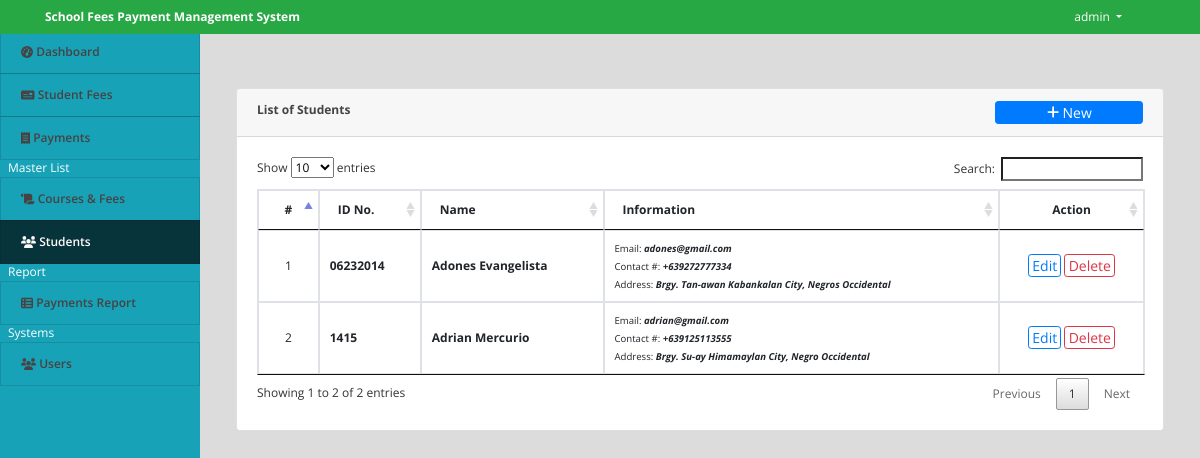
The app's page /index.php?page=students (signed in), older data.
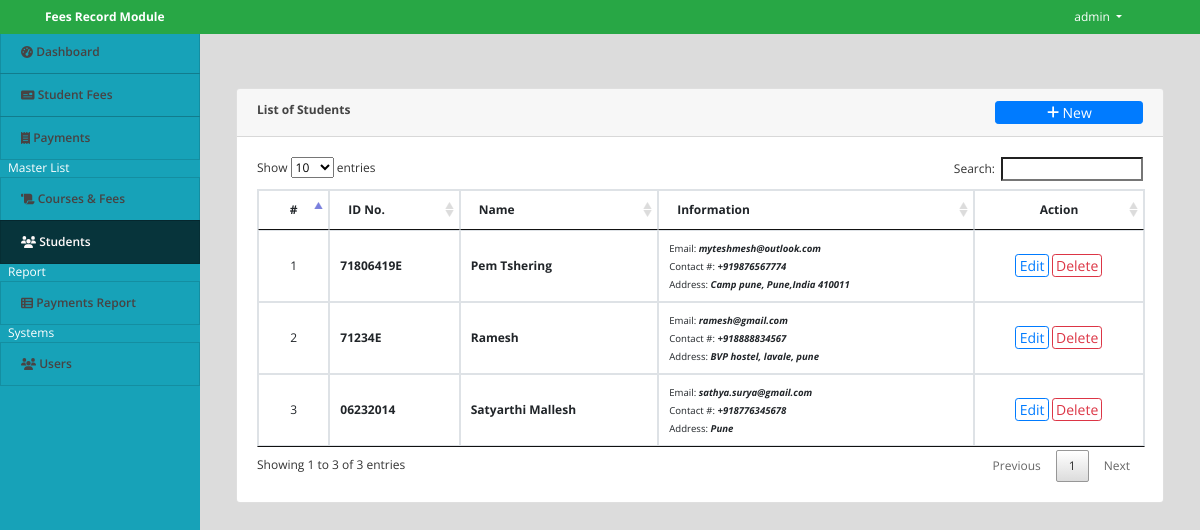
The same page, newer data.
### tables this page shows
CREATE TABLE `student` (
  `id` int(30) NOT NULL,
  `id_no` varchar(100) NOT NULL,
  `name` text NOT NULL,
  `contact` varchar(100) NOT NULL,
  `address` text NOT NULL,
  `email` varchar(200) NOT NULL,
  `date_created` datetime NOT NULL DEFAULT current_timestamp()
);

### students.php (the view, shortened to what this page needs)
<?php include('db_connect.php');?>
<div class="container-fluid">
	<div class="col-lg-12">
		<div class="row">
			<div class="col-md-12">
				<div class="card">
					<div class="card-header">
						<b>List of Students </b>
						<span class="float:right"><a class="btn btn-primary btn-block btn-sm col-sm-2 float-right" href="javascript:void(0)" id="new_student">
					<i class="fa fa-plus"></i> New
				</a></span>
					</div>
					<div class="card-body">
						<table class="table table-condensed table-bordered table-hover">
							<thead>
								<tr>
									<th class="text-center">#</th>
									<th class="">ID No.</th>
									<th class="">Name</th>
									<th class="">Information</th>
									<th class="text-center">Action</th>
								</tr>
							</thead>
							<tbody>
								<?php
								$i = 1;
								$student = $conn->query("SELECT * FROM student order by name asc ");
								while($row=$student->fetch_assoc()):
								?>
								<tr>
									<td class="text-center"><?php echo $i++ ?></td>
									<td>
										<p> <b><?php echo $row['id_no'] ?></b></p>
									</td>
									<td>
										<p> <b><?php echo ucwords($row['name']) ?></b></p>
									</td>
									<td class="">
										 <p><small>Email: <i><b><?php echo $row['email'] ?></i></small></p>
										 <p><small>Contact #: <i><b><?php echo $row['contact'] ?></i></small></p>
										 <p><small>Address: <i><b><?php echo $row['address'] ?></i></small></p>
									</td>
									<td class="text-center">
										<button class="btn btn-sm btn-outline-primary edit_student" type="button" data-id="<?php echo $row['id'] ?>" >Edit</button>
										<button class="btn btn-sm btn-outline-danger delete_student" type="button" data-id="<?php echo $row['id'] ?>">Delete</button>
									</td>
								</tr>
								<?php endwhile; ?>
							</tbody>
						</table>
					</div>
				</div>
			</div>
		</div>
	</div>
</div>

### index.php (shortened to what this page needs)
<!DOCTYPE html>
<html lang="en">
<head>
<?php
 include('./header.php');
 ?>
</head>
<body>
	<?php include 'topbar.php' ?>
	<?php include 'navbar.php' ?>
  <main id="view-panel" >
      <?php $page = isset($_GET['page']) ? $_GET['page'] :'home'; ?>
  	<?php include $page.'.php' ?>
  </main>
</body>
</html>

### header.php (shortened to what this page needs)
  <link rel="stylesheet" href="assets/font-awesome/css/all.min.css">
<link href="assets/vendor/bootstrap/css/bootstrap.min.css" rel="stylesheet">
<link href="assets/vendor/icofont/icofont.min.css" rel="stylesheet">
<link href="assets/vendor/boxicons/css/boxicons.min.css" rel="stylesheet">
<link href="assets/vendor/venobox/venobox.css" rel="stylesheet">
<link href="assets/vendor/animate.css/animate.min.css" rel="stylesheet">
<link href="assets/vendor/remixicon/remixicon.css" rel="stylesheet">
<link href="assets/vendor/owl.carousel/assets/owl.carousel.min.css" rel="stylesheet">
<link href="assets/vendor/bootstrap-datepicker/css/bootstrap-datepicker.min.css" rel="stylesheet">
<link href="assets/DataTables/datatables.min.css" rel="stylesheet">
<link href="assets/css/jquery.datetimepicker.min.css" rel="stylesheet">
<link href="assets/css/select2.min.css" rel="stylesheet">
<link href="assets/css/style.css" rel="stylesheet">
<link type="text/css" rel="stylesheet" href="assets/css/jquery-te-1.4.0.css">

### topbar.php (shortened to what this page needs)
<nav class="navbar navbar-light fixed-top bg-success" style="padding:0">
  <div class="container-fluid mt-2 mb-2">
  	<div class="col-lg-12">
      <div class="col-md-4 float-left text-white">
        <large><b><?php echo isset($_SESSION['system']['name']) ? $_SESSION['system']['name'] : '' ?></b></large>
      </div>
	  	<div class="float-right">
        <div class=" dropdown mr-5">
            <a href="#" class="text-white dropdown-toggle"  id="account_settings" data-toggle="dropdown" aria-haspopup="true" aria-expanded="false"><?php echo $_SESSION['login_name'] ?> </a>
        </div>
      </div>
  </div>
</nav>

### navbar.php (shortened to what this page needs)
<nav id="sidebar" class='mx-lt-5 bg-info' >
		<div class="sidebar-list">
				<a href="index.php?page=home" class="nav-item nav-home"><span class='icon-field'><i class="fa fa-tachometer-alt "></i></span> Dashboard</a>
				<a href="index.php?page=fees" class="nav-item nav-fees"><span class='icon-field'><i class="fa fa-money-check "></i></span> Student Fees</a>
				<a href="index.php?page=payments" class="nav-item nav-payments"><span class='icon-field'><i class="fa fa-receipt "></i></span> Payments</a>
				<div class="mx-2 text-white">Master List</div>
				<a href="index.php?page=courses" class="nav-item nav-courses"><span class='icon-field'><i class="fa fa-scroll "></i></span> Courses & Fees</a>
				<a href="index.php?page=students" class="nav-item nav-students"><span class='icon-field'><i class="fa fa-users "></i></span> Students</a>
				<div class="mx-2 text-white">Report</div>
				<a href="index.php?page=payments_report" class="nav-item nav-payments_report"><span class='icon-field'><i class="fa fa-th-list"></i></span> Payments Report</a>
				<div class="mx-2 text-white">Systems</div>
				<?php if($_SESSION['login_type'] == 1): ?>
				<a href="index.php?page=users" class="nav-item nav-users"><span class='icon-field'><i class="fa fa-users "></i></span> Users</a>
			<?php endif; ?>
		</div>
</nav>

### assets/css/style.css (style rules this page uses)
body { font-family: "Open Sans", sans-serif; color: #444444; width: 100%; height: calc(100%); font-size: 12px; }
a { color: #1977cc; }
nav#sidebar { height: calc(100%); position: fixed; z-index: 99; left: 0; width: 200px; font-size: 12px; top: 2.5em; }
a.nav-item { position: relative; display: block; padding: .75rem 1.25rem; margin-bottom: -1px; border: 1px solid rgba(0,0,0,.125); color: #484343; font-weight: 600; }
a.nav-item:hover, .nav-item.active { background-color: #000000ad; color: #fffafa; }
main#view-panel { margin-left: 200px; width:calc(100% - 200px); margin-top: 2.8em; padding: .5em }
.btn-sm { padding: .0001rem .2rem; }

### index.php (style rules this page uses)
body { background: #80808045; }

### students.php (style rules this page uses)
td { vertical-align: middle !important; }
td p { margin: unset }

Row changes from the older to the newer data that the page shows:
added student: id_no "71806419E", name "Pem Tshering", email "myteshmesh@outlook.com", contact "+919876567774", address "Camp pune, Pune,India 410011"
changed student: id_no "1415" → "71234E"; name "Adrian Mercurio" → "Ramesh"; email "adrian@gmail.com" → "ramesh@gmail.com"; contact "+639125113555" → "+918888834567"; address "Brgy. Su-ay Himamaylan City, Negro Occidental" → "BVP hostel, lavale, pune"; moves up the list
changed student: name "Adones Evangelista" → "Satyarthi Mallesh"; email "adones@gmail.com" → "sathya.surya@gmail.com"; contact "+639272777334" → "+918776345678"; address "Brgy. Tan-awan Kabankalan City, Negros Occidental" → "Pune"
Text that changed along with them:
$_SESSION['system']['name']: "School Fees Payment Management System" → "Fees Record Module"
text written by a page script: "Show entries Search: Showing 1 to 2 of 2 entries Previous 1 Next" → "Show entries Search: Showing 1 to 3 of 3 entries Previous 1 Next"
